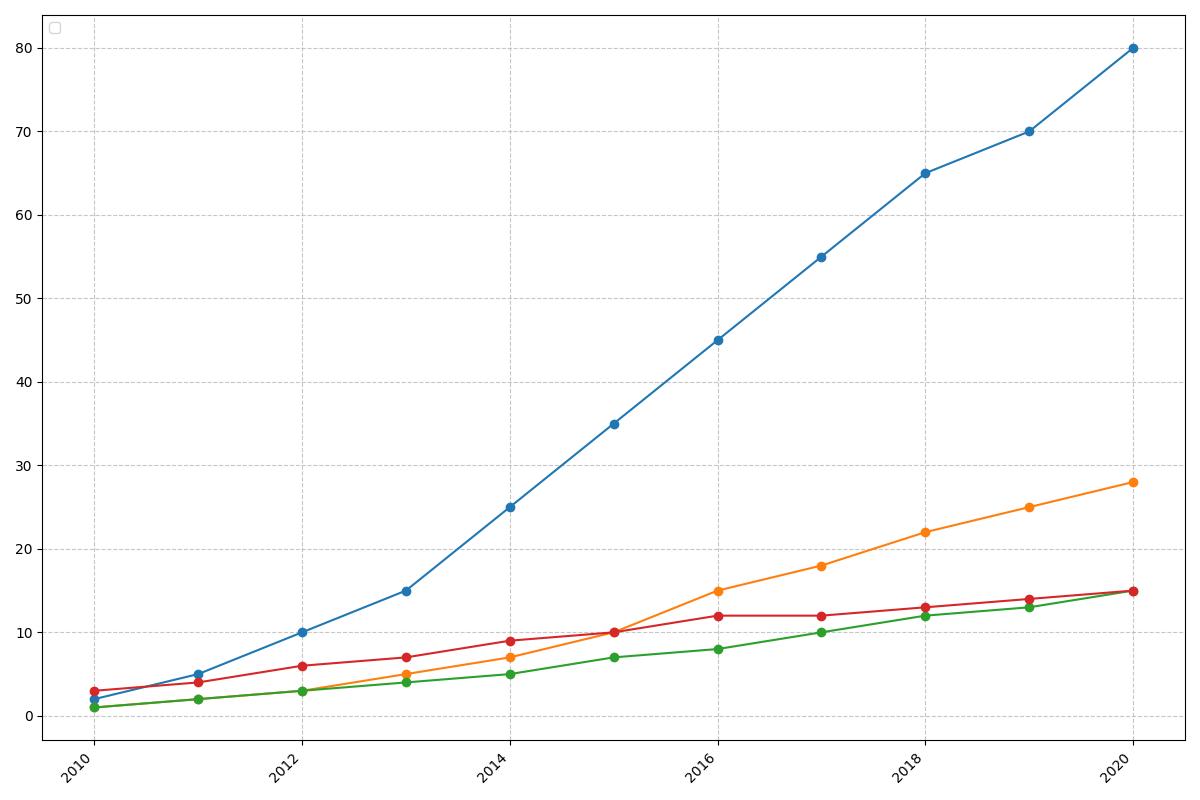

Generate this figure with Python:
import matplotlib.pyplot as plt
import numpy as np

years = np.arange(2010, 2021)
streaming_services = np.array([2, 5, 10, 15, 25, 35, 45, 55, 65, 70, 80])
podcasts = np.array([1, 2, 3, 5, 7, 10, 15, 18, 22, 25, 28])
ebooks = np.array([1, 2, 3, 4, 5, 7, 8, 10, 12, 13, 15])
online_magazines = np.array([3, 4, 6, 7, 9, 10, 12, 12, 13, 14, 15])

fig, ax = plt.subplots(figsize=(12, 8))

ax.plot(years, streaming_services, marker='o', color='#1f77b4')
ax.plot(years, podcasts, marker='o', color='#ff7f0e')
ax.plot(years, ebooks, marker='o', color='#2ca02c')
ax.plot(years, online_magazines, marker='o', color='#d62728')

ax.grid(True, linestyle='--', alpha=0.7)

# Note: Legend is still used but without title and labels
ax.legend(loc='upper left', fontsize=10)

plt.xticks(rotation=45, ha='right')

plt.tight_layout()

plt.show()
